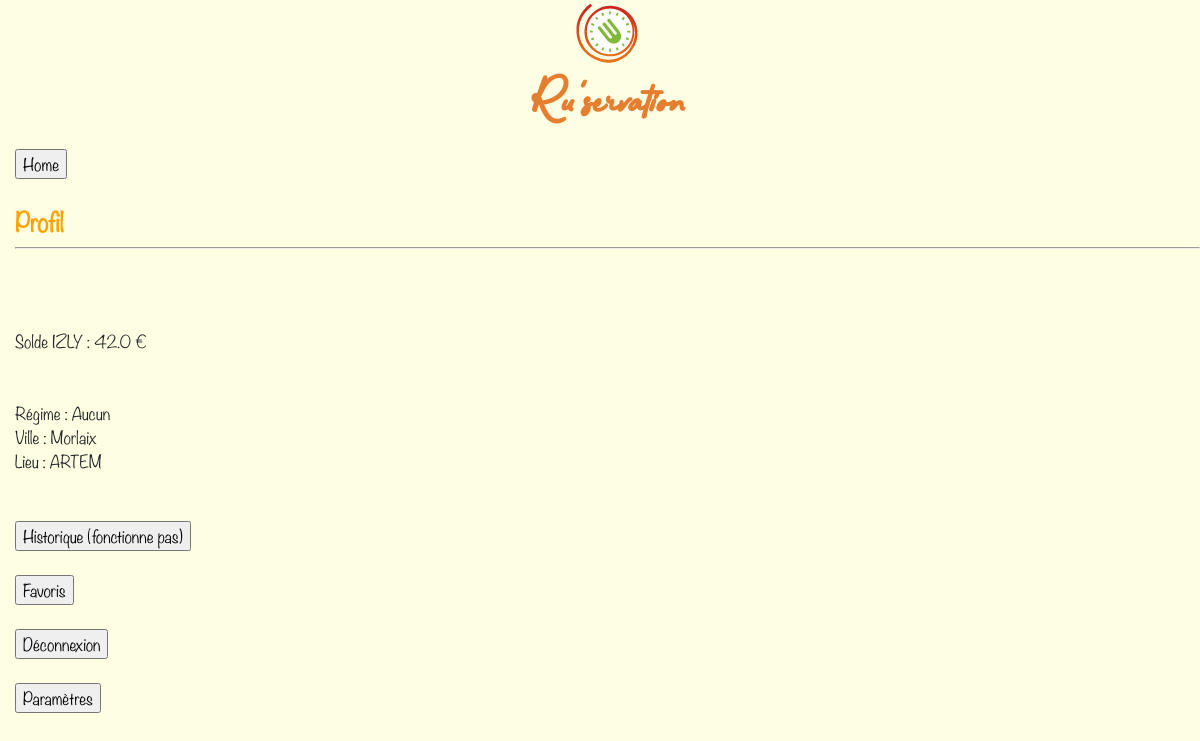
Screenshot of /appPrincipale/profil/4/ with the database file from the repository.
### appPrincipale/models.py (models this page shows)
class UserProfile(models.Model):
    user = models.OneToOneField(User)
    ville = models.CharField(max_length=50)
    lieuEtude = models.CharField(max_length=50)
    solde = models.FloatField()
    regime = models.ForeignKey(Regime, null=True)
    allergie = models.ForeignKey(Allergie, null=True)

### appPrincipale/views.py (the view)
# urls.py: url(r'^profil/(?P<user_id>[0-9]+)/$', views.profil, name='profil'),
def profil(request, user_id):
    if UserProfile.objects.filter(user_id=user_id).count() == 0:
        userProfil = UserProfile(ville='Nancy', lieuEtude='ARTEM', solde=0, user_id=user_id)
        userProfil.save()
    else:
        userProfil = UserProfile.objects.get(user_id=user_id)
    return render(request, 'appPrincipale/profil.html', {'userProfil': userProfil})

### appPrincipale/templates/appPrincipale/profil.html (shortened to what this page needs)
{% extends 'appPrincipale/base.html' %}
{% block title %}Profil{% endblock %}
{% block content %}
  <div>
      <br>
  </div><br><br>
  <div>
      <span>Solde IZLY :  {{ userProfil.solde }} €</span>
  </div><br><br>
  <div>
      <span>Régime : Aucun</span><br>
      <span>Ville : {{ userProfil.ville }} </span><br>
      <span>Lieu : {{ userProfil.lieuEtude }} </span><br>
  </div><br><br>
  <div>
     <input type="button" value="Historique (fonctionne pas)">
  </div><br>
  <div>
    <form action="/appPrincipale/favoris/{{ user.id }}/" method="get">
         <input type="submit" value="Favoris"/>
    </form>
  </div><br>
  <div>
     <form action="{% url 'login' %}" method="get">
         <input type="submit" value="Déconnexion"/>
     </form>
  </div><br>
  <div>
    <form action="/appPrincipale/parametres/{{ user.id }}/" method="get">
         <input type="submit" value="Paramètres"/>
    </form>
  </div><br>
{% endblock %}

### appPrincipale/static/css/appPrincipale.css (style rules this page uses)
body { padding-left: 15px; font-family: "Noteworthy"; background-color: #fefee2; }

### rows the page displays
UserProfile: solde "42.0", ville "Morlaix", lieuEtude "ARTEM"
